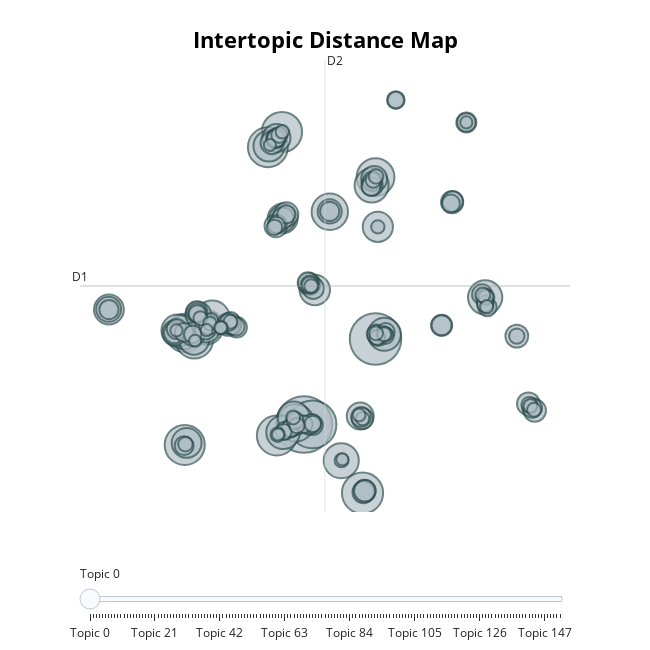

The notebook cell this image was saved under:
### Code cell
# Import necessary libraries
import pandas as pd
from bertopic import BERTopic
import gensim.corpora as corpora
from gensim.models.coherencemodel import CoherenceModel
from sklearn.feature_extraction.text import CountVectorizer
from umap import UMAP
from sentence_transformers import SentenceTransformer

# Load the dataset
df = pd.read_csv("Cleaned_Reviews.csv")

# Validate columns
if 'Cleaned_Review' not in df.columns:
    raise ValueError("Column 'Cleaned_Review' not found.")

# Extract documents for modeling
docs = df['Cleaned_Review'].astype(str).tolist()

# Define seed topics
seed_topic_list = [
    ["mechanics", "combat", "controls", "interaction"],
    ["bugs", "lag", "fps", "crash", "stability"],
    ["score", "leaderboard", "points", "ranks", "levels"],
    ["multiplayer", "co", "op", "community", "online"],
    ["character", "npc", "customization", "design"],
    ["soundtrack", "bgm", "audio", "music", "melody"],
    ["plot", "narrative", "lore", "ending", "storyline"]
]

# Create a vectorizer
vectorizer_model = CountVectorizer(ngram_range=(1, 2), stop_words="english")

# Set UMAP model for 3D projection
umap_model = UMAP(n_neighbors=15, n_components=3, min_dist=0.1, metric='cosine')

# Choose SentenceTransformer model for embedding
embedding_model = SentenceTransformer("paraphrase-MPNet-base-v2")

# Fit the BERTopic model with custom UMAP and embedding model
topic_model = BERTopic(
    umap_model=umap_model,
    embedding_model=embedding_model,
    vectorizer_model=vectorizer_model,
    language="english",
    seed_topic_list=seed_topic_list,
    calculate_probabilities=True,
    verbose=True
)

# Fit the model and get topics
topics, _ = topic_model.fit_transform(docs)

# Check the first few topics to ensure it's iterable and correct
print(topics[:10])  # Display the first 10 topics

# Preprocess Documents for Coherence Evaluation
documents_per_topic = pd.DataFrame({"Topic": topics, "Document": docs})
documents_per_topic = documents_per_topic.groupby(['Topic'], as_index=False).agg({'Document': ' '.join})
cleaned_docs = topic_model._preprocess_text(documents_per_topic['Document'].values)

# Extract vectorizer and analyzer from BERTopic
vectorizer = topic_model.vectorizer_model
analyzer = vectorizer.build_analyzer()

# Extract features for Topic Coherence evaluation
words = vectorizer.get_feature_names_out()
tokens = [analyzer(doc) for doc in cleaned_docs]
dictionary = corpora.Dictionary(tokens)
corpus = [dictionary.doc2bow(token) for token in tokens]
topic_words = [[words for words, _ in topic_model.get_topic(topic)] 
            for topic in range(len(set(topics))-1)]

# Evaluate Coherence
coherence_model = CoherenceModel(topics=topic_words, 
                                  texts=tokens, 
                                  corpus=corpus,
                                  dictionary=dictionary, 
                                  coherence='c_v')
coherence = coherence_model.get_coherence()

print("Coherence Score:", coherence)

# Visualize topics with intertopic distance map
topic_model.visualize_topics()

### Figure 1 — Plotly figure (JSON) as saved in the notebook; plotly's stock layout.template omitted (floating-point values rounded to 4 significant figures; data arrays with more than 128 entries replaced by an {"elided": "..."} marker saying what was removed)
{"data": [{"customdata": {"elided": "153x3 mixed values"}, "hovertemplate": "<b>Topic %{customdata[0]}</b><br>%{customdata[1]}<br>Size: %{customdata[2]}", "legendgroup": "", "marker": {"color": "#B0BEC5", "line": {"color": "DarkSlateGrey", "width": 2}, "size": {"elided": "153 int values"}, "sizemode": "area", "sizeref": 0.1344, "symbol": "circle"}, "mode": "markers", "name": "", "orientation": "v", "showlegend": false, "type": "scatter", "x": {"elided": "153 float values"}, "xaxis": "x", "y": {"elided": "153 float values"}, "yaxis": "y"}], "layout": {"annotations": [{"showarrow": false, "text": "D1", "x": -16.15, "y": 5.527, "yshift": 10}, {"showarrow": false, "text": "D2", "x": 1.867, "xshift": 10, "y": 20.93}], "height": 650, "hoverlabel": {"bgcolor": "white", "font": {"family": "Rockwell", "size": 16}}, "legend": {"itemsizing": "constant", "tracegroupgap": 0}, "margin": {"t": 60}, "shapes": [{"line": {"color": "#CFD8DC", "width": 2}, "type": "line", "x0": 1.867, "x1": 1.867, "y0": -9.878, "y1": 20.93}, {"line": {"color": "#9E9E9E", "width": 2}, "type": "line", "x0": -16.15, "x1": 19.89, "y0": 5.527, "y1": 5.527}], "sliders": [{"active": 0, "pad": {"t": 50}, "steps": [{"args": [{"marker.color": {"elided": "1x153 str values"}}], "label": "Topic 0", "method": "update"}, {"args": [{"marker.color": {"elided": "1x153 str values"}}], "label": "Topic 1", "method": "update"}, {"args": [{"marker.color": {"elided": "1x153 str values"}}], "label": "Topic 2", "method": "update"}, {"args": [{"marker.color": {"elided": "1x153 str values"}}], "label": "Topic 3", "method": "update"}, {"args": [{"marker.color": {"elided": "1x153 str values"}}], "label": "Topic 4", "method": "update"}, {"args": [{"marker.color": {"elided": "1x153 str values"}}], "label": "Topic 5", "method": "update"}, {"args": [{"marker.color": {"elided": "1x153 str values"}}], "label": "Topic 6", "method": "update"}, {"args": [{"marker.color": {"elided": "1x153 str values"}}], "label": "Topic 7", "method": "update"}, {"args": [{"marker.color": {"elided": "1x153 str values"}}], "label": "Topic 8", "method": "update"}, {"args": [{"marker.color": {"elided": "1x153 str values"}}], "label": "Topic 9", "method": "update"}, {"args": [{"marker.color": {"elided": "1x153 str values"}}], "label": "Topic 10", "method": "update"}, {"args": [{"marker.color": {"elided": "1x153 str values"}}], "label": "Topic 11", "method": "update"}, {"args": [{"marker.color": {"elided": "1x153 str values"}}], "label": "Topic 12", "method": "update"}, {"args": [{"marker.color": {"elided": "1x153 str values"}}], "label": "Topic 13", "method": "update"}, {"args": [{"marker.color": {"elided": "1x153 str values"}}], "label": "Topic 14", "method": "update"}, {"args": [{"marker.color": {"elided": "1x153 str values"}}], "label": "Topic 15", "method": "update"}, {"args": [{"marker.color": {"elided": "1x153 str values"}}], "label": "Topic 16", "method": "update"}, {"args": [{"marker.color": {"elided": "1x153 str values"}}], "label": "Topic 17", "method": "update"}, {"args": [{"marker.color": {"elided": "1x153 str values"}}], "label": "Topic 18", "method": "update"}, {"args": [{"marker.color": {"elided": "1x153 str values"}}], "label": "Topic 19", "method": "update"}, {"args": [{"marker.color": {"elided": "1x153 str values"}}], "label": "Topic 20", "method": "update"}, {"args": [{"marker.color": {"elided": "1x153 str values"}}], "label": "Topic 21", "method": "update"}, {"args": [{"marker.color": {"elided": "1x153 str values"}}], "label": "Topic 22", "method": "update"}, {"args": [{"marker.color": {"elided": "1x153 str values"}}], "label": "Topic 23", "method": "update"}, {"args": [{"marker.color": {"elided": "1x153 str values"}}], "label": "Topic 24", "method": "update"}, {"args": [{"marker.color": {"elided": "1x153 str values"}}], "label": "Topic 25", "method": "update"}, {"args": [{"marker.color": {"elided": "1x153 str values"}}], "label": "Topic 26", "method": "update"}, {"args": [{"marker.color": {"elided": "1x153 str values"}}], "label": "Topic 27", "method": "update"}, {"args": [{"marker.color": {"elided": "1x153 str values"}}], "label": "Topic 28", "method": "update"}, {"args": [{"marker.color": {"elided": "1x153 str values"}}], "label": "Topic 29", "method": "update"}, {"args": [{"marker.color": {"elided": "1x153 str values"}}], "label": "Topic 30", "method": "update"}, {"args": [{"marker.color": {"elided": "1x153 str values"}}], "label": "Topic 31", "method": "update"}, {"args": [{"marker.color": {"elided": "1x153 str values"}}], "label": "Topic 32", "method": "update"}, {"args": [{"marker.color": {"elided": "1x153 str values"}}], "label": "Topic 33", "method": "update"}, {"args": [{"marker.color": {"elided": "1x153 str values"}}], "label": "Topic 34", "method": "update"}, {"args": [{"marker.color": {"elided": "1x153 str values"}}], "label": "Topic 35", "method": "update"}, {"args": [{"marker.color": {"elided": "1x153 str values"}}], "label": "Topic 36", "method": "update"}, {"args": [{"marker.color": {"elided": "1x153 str values"}}], "label": "Topic 37", "method": "update"}, {"args": [{"marker.color": {"elided": "1x153 str values"}}], "label": "Topic 38", "method": "update"}, {"args": [{"marker.color": {"elided": "1x153 str values"}}], "label": "Topic 39", "method": "update"}, {"args": [{"marker.color": {"elided": "1x153 str values"}}], "label": "Topic 40", "method": "update"}, {"args": [{"marker.color": {"elided": "1x153 str values"}}], "label": "Topic 41", "method": "update"}, {"args": [{"marker.color": {"elided": "1x153 str values"}}], "label": "Topic 42", "method": "update"}, {"args": [{"marker.color": {"elided": "1x153 str values"}}], "label": "Topic 43", "method": "update"}, {"args": [{"marker.color": {"elided": "1x153 str values"}}], "label": "Topic 44", "method": "update"}, {"args": [{"marker.color": {"elided": "1x153 str values"}}], "label": "Topic 45", "method": "update"}, {"args": [{"marker.color": {"elided": "1x153 str values"}}], "label": "Topic 46", "method": "update"}, {"args": [{"marker.color": {"elided": "1x153 str values"}}], "label": "Topic 47", "method": "update"}, {"args": [{"marker.color": {"elided": "1x153 str values"}}], "label": "Topic 48", "method": "update"}, {"args": [{"marker.color": {"elided": "1x153 str values"}}], "label": "Topic 49", "method": "update"}, {"args": [{"marker.color": {"elided": "1x153 str values"}}], "label": "Topic 50", "method": "update"}, {"args": [{"marker.color": {"elided": "1x153 str values"}}], "label": "Topic 51", "method": "update"}, {"args": [{"marker.color": {"elided": "1x153 str values"}}], "label": "Topic 52", "method": "update"}, {"args": [{"marker.color": {"elided": "1x153 str values"}}], "label": "Topic 53", "method": "update"}, {"args": [{"marker.color": {"elided": "1x153 str values"}}], "label": "Topic 54", "method": "update"}, {"args": [{"marker.color": {"elided": "1x153 str values"}}], "label": "Topic 55", "method": "update"}, {"args": [{"marker.color": {"elided": "1x153 str values"}}], "label": "Topic 56", "method": "update"}, {"args": [{"marker.color": {"elided": "1x153 str values"}}], "label": "Topic 57", "method": "update"}, {"args": [{"marker.color": {"elided": "1x153 str values"}}], "label": "Topic 58", "method": "update"}, {"args": [{"marker.color": {"elided": "1x153 str values"}}], "label": "Topic 59", "method": "update"}, {"args": [{"marker.color": {"elided": "1x153 str values"}}], "label": "Topic 60", "method": "update"}, {"args": [{"marker.color": {"elided": "1x153 str values"}}], "label": "Topic 61", "method": "update"}, {"args": [{"marker.color": {"elided": "1x153 str values"}}], "label": "Topic 62", "method": "update"}, {"args": [{"marker.color": {"elided": "1x153 str values"}}], "label": "Topic 63", "method": "update"}, {"args": [{"marker.color": {"elided": "1x153 str values"}}], "label": "Topic 64", "method": "update"}, {"args": [{"marker.color": {"elided": "1x153 str values"}}], "label": "Topic 65", "method": "update"}, {"args": [{"marker.color": {"elided": "1x153 str values"}}], "label": "Topic 66", "method": "update"}, {"args": [{"marker.color": {"elided": "1x153 str values"}}], "label": "Topic 67", "method": "update"}, {"args": [{"marker.color": {"elided": "1x153 str values"}}], "label": "Topic 68", "method": "update"}, {"args": [{"marker.color": {"elided": "1x153 str values"}}], "label": "Topic 69", "method": "update"}, {"args": [{"marker.color": {"elided": "1x153 str values"}}], "label": "Topic 70", "method": "update"}, {"args": [{"marker.color": {"elided": "1x153 str values"}}], "label": "Topic 71", "method": "update"}, {"args": [{"marker.color": {"elided": "1x153 str values"}}], "label": "Topic 72", "method": "update"}, {"args": [{"marker.color": {"elided": "1x153 str values"}}], "label": "Topic 73", "method": "update"}, {"args": [{"marker.color": {"elided": "1x153 str values"}}], "label": "Topic 74", "method": "update"}, {"args": [{"marker.color": {"elided": "1x153 str values"}}], "label": "Topic 75", "method": "update"}, {"args": [{"marker.color": {"elided": "1x153 str values"}}], "label": "Topic 76", "method": "update"}, {"args": [{"marker.color": {"elided": "1x153 str values"}}], "label": "Topic 77", "method": "update"}, {"args": [{"marker.color": {"elided": "1x153 str values"}}], "label": "Topic 78", "method": "update"}, {"args": [{"marker.color": {"elided": "1x153 str values"}}], "label": "Topic 79", "method": "update"}, {"args": [{"marker.color": {"elided": "1x153 str values"}}], "label": "Topic 80", "method": "update"}, {"args": [{"marker.color": {"elided": "1x153 str values"}}], "label": "Topic 81", "method": "update"}, {"args": [{"marker.color": {"elided": "1x153 str values"}}], "label": "Topic 82", "method": "update"}, {"args": [{"marker.color": {"elided": "1x153 str values"}}], "label": "Topic 83", "method": "update"}, {"args": [{"marker.color": {"elided": "1x153 str values"}}], "label": "Topic 84", "method": "update"}, {"args": [{"marker.color": {"elided": "1x153 str values"}}], "label": "Topic 85", "method": "update"}, {"args": [{"marker.color": {"elided": "1x153 str values"}}], "label": "Topic 86", "method": "update"}, {"args": [{"marker.color": {"elided": "1x153 str values"}}], "label": "Topic 87", "method": "update"}, {"args": [{"marker.color": {"elided": "1x153 str values"}}], "label": "Topic 88", "method": "update"}, {"args": [{"marker.color": {"elided": "1x153 str values"}}], "label": "Topic 89", "method": "update"}, {"args": [{"marker.color": {"elided": "1x153 str values"}}], "label": "Topic 90", "method": "update"}, {"args": [{"marker.color": {"elided": "1x153 str values"}}], "label": "Topic 91", "method": "update"}, {"args": [{"marker.color": {"elided": "1x153 str values"}}], "label": "Topic 92", "method": "update"}, {"args": [{"marker.color": {"elided": "1x153 str values"}}], "label": "Topic 93", "method": "update"}, {"args": [{"marker.color": {"elided": "1x153 str values"}}], "label": "Topic 94", "method": "update"}, {"args": [{"marker.color": {"elided": "1x153 str values"}}], "label": "Topic 95", "method": "update"}, {"args": [{"marker.color": {"elided": "1x153 str values"}}], "label": "Topic 96", "method": "update"}, {"args": [{"marker.color": {"elided": "1x153 str values"}}], "label": "Topic 97", "method": "update"}, {"args": [{"marker.color": {"elided": "1x153 str values"}}], "label": "Topic 98", "method": "update"}, {"args": [{"marker.color": {"elided": "1x153 str values"}}], "label": "Topic 99", "method": "update"}, {"args": [{"marker.color": {"elided": "1x153 str values"}}], "label": "Topic 100", "method": "update"}, {"args": [{"marker.color": {"elided": "1x153 str values"}}], "label": "Topic 101", "method": "update"}, {"args": [{"marker.color": {"elided": "1x153 str values"}}], "label": "Topic 102", "method": "update"}, {"args": [{"marker.color": {"elided": "1x153 str values"}}], "label": "Topic 103", "method": "update"}, {"args": [{"marker.color": {"elided": "1x153 str values"}}], "label": "Topic 104", "method": "update"}, {"args": [{"marker.color": {"elided": "1x153 str values"}}], "label": "Topic 105", "method": "update"}, {"args": [{"marker.color": {"elided": "1x153 str values"}}], "label": "Topic 106", "method": "update"}, {"args": [{"marker.color": {"elided": "1x153 str values"}}], "label": "Topic 107", "method": "update"}, {"args": [{"marker.color": {"elided": "1x153 str values"}}], "label": "Topic 108", "method": "update"}, {"args": [{"marker.color": {"elided": "1x153 str values"}}], "label": "Topic 109", "method": "update"}, {"args": [{"marker.color": {"elided": "1x153 str values"}}], "label": "Topic 110", "method": "update"}, {"args": [{"marker.color": {"elided": "1x153 str values"}}], "label": "Topic 111", "method": "update"}, {"args": [{"marker.color": {"elided": "1x153 str values"}}], "label": "Topic 112", "method": "update"}, {"args": [{"marker.color": {"elided": "1x153 str values"}}], "label": "Topic 113", "method": "update"}, {"args": [{"marker.color": {"elided": "1x153 str values"}}], "label": "Topic 114", "method": "update"}, {"args": [{"marker.color": {"elided": "1x153 str values"}}], "label": "Topic 115", "method": "update"}, {"args": [{"marker.color": {"elided": "1x153 str values"}}], "label": "Topic 116", "method": "update"}, {"args": [{"marker.color": {"elided": "1x153 str values"}}], "label": "Topic 117", "method": "update"}, {"args": [{"marker.color": {"elided": "1x153 str values"}}], "label": "Topic 118", "method": "update"}, {"args": [{"marker.color": {"elided": "1x153 str values"}}], "label": "Topic 119", "method": "update"}, {"args": [{"marker.color": {"elided": "1x153 str values"}}], "label": "Topic 120", "method": "update"}, {"args": [{"marker.color": {"elided": "1x153 str values"}}], "label": "Topic 121", "method": "update"}, {"args": [{"marker.color": {"elided": "1x153 str values"}}], "label": "Topic 122", "method": "update"}, {"args": [{"marker.color": {"elided": "1x153 str values"}}], "label": "Topic 123", "method": "update"}, {"args": [{"marker.color": {"elided": "1x153 str values"}}], "label": "Topic 124", "method": "update"}, {"args": [{"marker.color": {"elided": "1x153 str values"}}], "label": "Topic 125", "method": "update"}, {"args": [{"marker.color": {"elided": "1x153 str values"}}], "label": "Topic 126", "method": "update"}, {"args": [{"marker.color": {"elided": "1x153 str values"}}], "label": "Topic 127", "method": "update"}, {"args": [{"marker.color": {"elided": "1x153 str values"}}], "label": "Topic 128", "method": "update"}, {"args": [{"marker.color": {"elided": "1x153 str values"}}], "label": "Topic 129", "method": "update"}, {"args": [{"marker.color": {"elided": "1x153 str values"}}], "label": "Topic 130", "method": "update"}, {"args": [{"marker.color": {"elided": "1x153 str values"}}], "label": "Topic 131", "method": "update"}, {"args": [{"marker.color": {"elided": "1x153 str values"}}], "label": "Topic 132", "method": "update"}, {"args": [{"marker.color": {"elided": "1x153 str values"}}], "label": "Topic 133", "method": "update"}, {"args": [{"marker.color": {"elided": "1x153 str values"}}], "label": "Topic 134", "method": "update"}, {"args": [{"marker.color": {"elided": "1x153 str values"}}], "label": "Topic 135", "method": "update"}, {"args": [{"marker.color": {"elided": "1x153 str values"}}], "label": "Topic 136", "method": "update"}, {"args": [{"marker.color": {"elided": "1x153 str values"}}], "label": "Topic 137", "method": "update"}, {"args": [{"marker.color": {"elided": "1x153 str values"}}], "label": "Topic 138", "method": "update"}, {"args": [{"marker.color": {"elided": "1x153 str values"}}], "label": "Topic 139", "method": "update"}, {"args": [{"marker.color": {"elided": "1x153 str values"}}], "label": "Topic 140", "method": "update"}, {"args": [{"marker.color": {"elided": "1x153 str values"}}], "label": "Topic 141", "method": "update"}, {"args": [{"marker.color": {"elided": "1x153 str values"}}], "label": "Topic 142", "method": "update"}, {"args": [{"marker.color": {"elided": "1x153 str values"}}], "label": "Topic 143", "method": "update"}, {"args": [{"marker.color": {"elided": "1x153 str values"}}], "label": "Topic 144", "method": "update"}, {"args": [{"marker.color": {"elided": "1x153 str values"}}], "label": "Topic 145", "method": "update"}, {"args": [{"marker.color": {"elided": "1x153 str values"}}], "label": "Topic 146", "method": "update"}, {"args": [{"marker.color": {"elided": "1x153 str values"}}], "label": "Topic 147", "method": "update"}, {"args": [{"marker.color": {"elided": "1x153 str values"}}], "label": "Topic 148", "method": "update"}, {"args": [{"marker.color": {"elided": "1x153 str values"}}], "label": "Topic 149", "method": "update"}, {"args": [{"marker.color": {"elided": "1x153 str values"}}], "label": "Topic 150", "method": "update"}, {"args": [{"marker.color": {"elided": "1x153 str values"}}], "label": "Topic 151", "method": "update"}, {"args": [{"marker.color": {"elided": "1x153 str values"}}], "label": "Topic 152", "method": "update"}]}], "title": {"font": {"color": "Black", "size": 22}, "text": "<b>Intertopic Distance Map</b>", "x": 0.5, "xanchor": "center", "y": 0.95, "yanchor": "top"}, "width": 650, "xaxis": {"anchor": "y", "domain": [0, 1], "range": [-16.15, 19.89], "title": {"text": ""}, "visible": false}, "yaxis": {"anchor": "x", "domain": [0, 1], "range": [-9.878, 20.93], "title": {"text": ""}, "visible": false}}}
